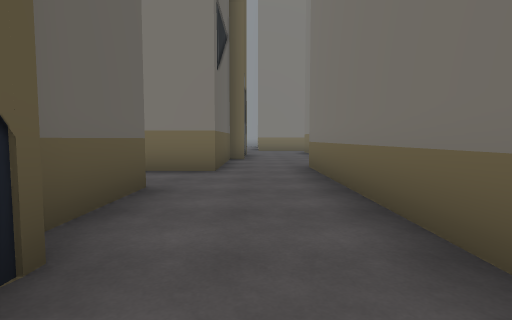
[1] (above)

21 first-person views from a walk through a Unity game level. The camera is 1.2 m above the floor, tilts 4° down and sees 80° across. The floor is counted in squares, 2 m on a side. Each view is taken from the middle of a square. On the plan, view 1 faces up. The plan holds only what a view shows up to about 9 squares ahead; the rest is blank. The place goes on beyond the plan. The player character is not drawn. Some animated figures are left out.

[2]
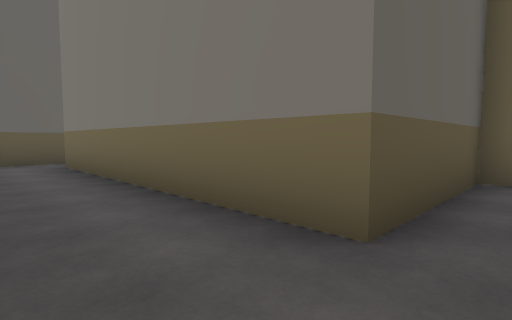

[3]
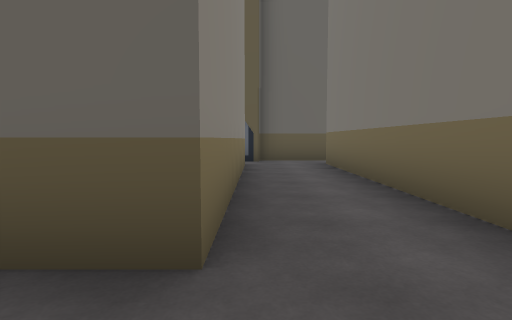

[4]
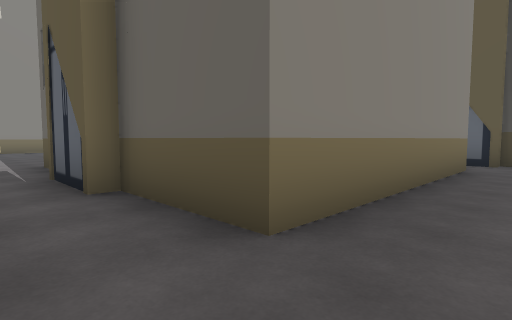

[5]
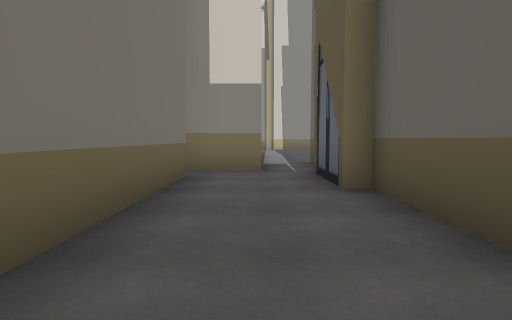

[6]
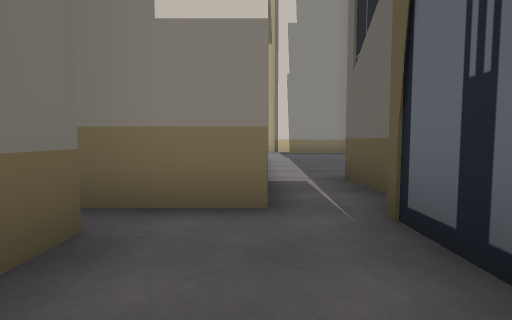

[7]
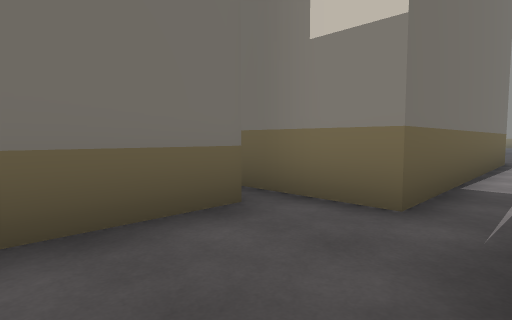

[8]
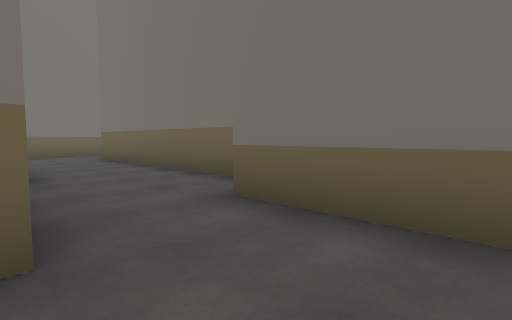

[9]
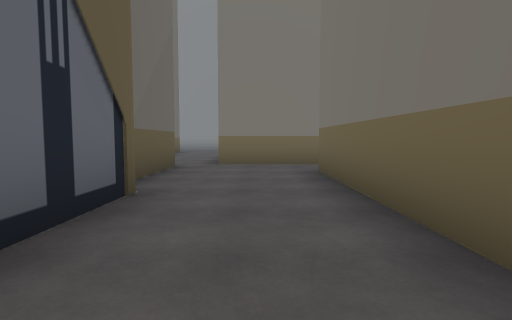

[10]
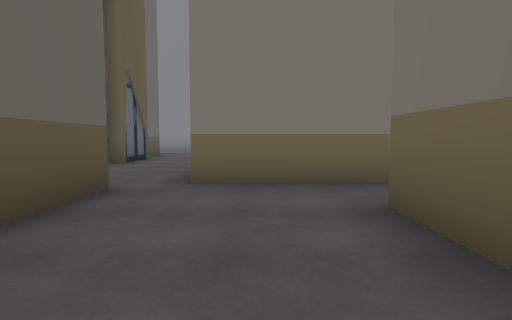

[11]
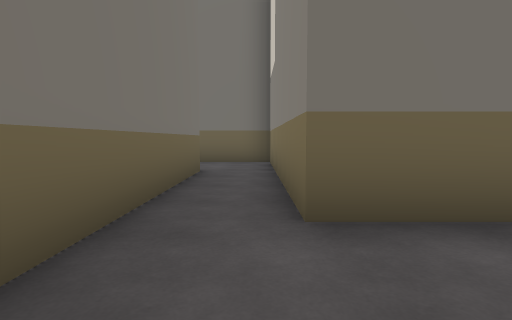

[12]
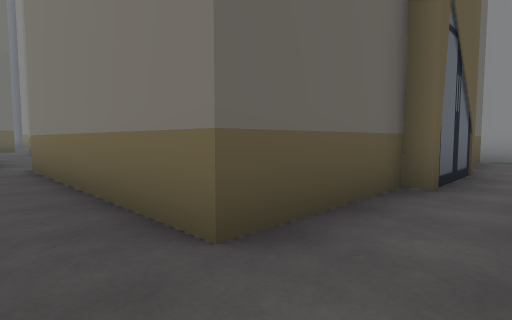

[13]
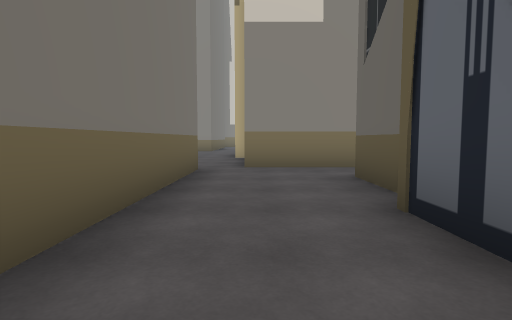

[14]
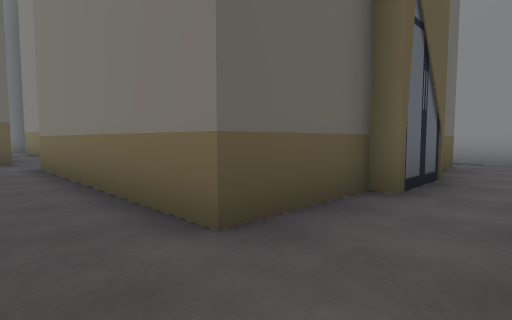

[15]
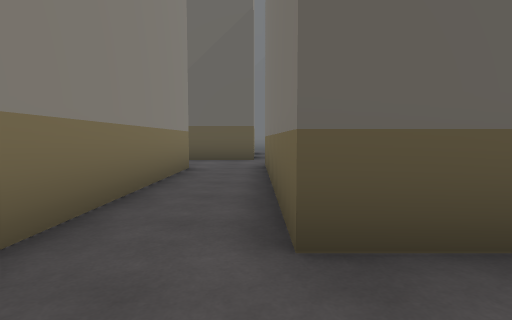

[16]
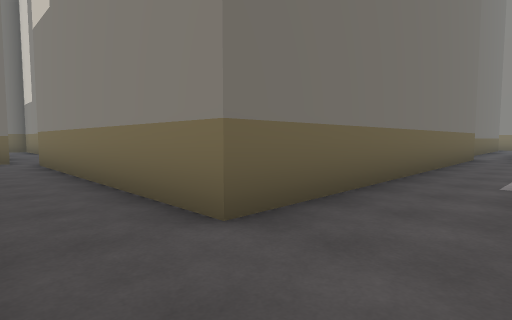

[17]
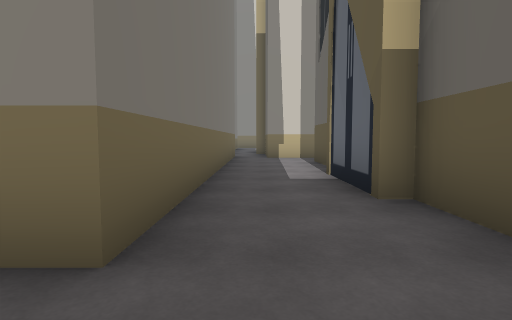

[18]
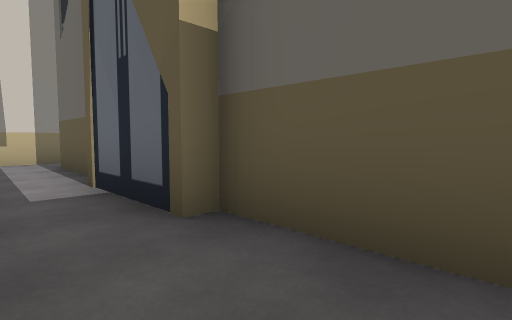

[19]
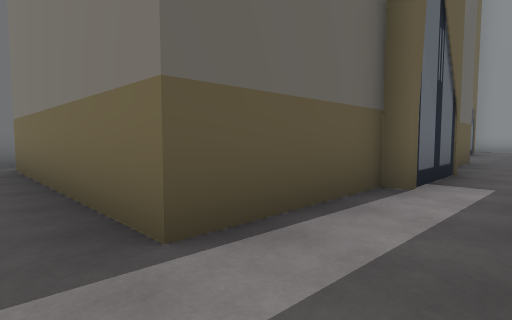

[20]
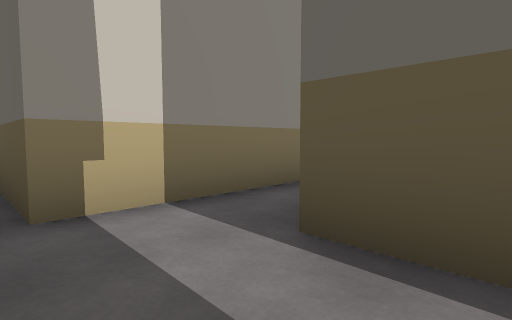

[21]
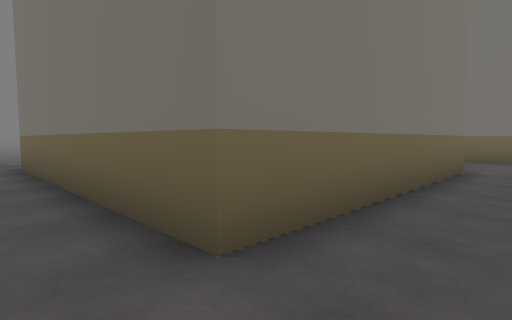

### Floor plan
Key: @ floor where view 1 was taken; . floor; O other object.
Columns run from 12 left of view 1 to 8 right of it. Each row starts with its distance up from view 1.
 21     O      .
 20    .O    O..O     O
 19    .O    O..O     O.
 18   ..O    O..O     O.
 17   ..OOOOOO..O    O..
 16   O.........O    O..
 15   O.........OOOOOO..O
 14   O..OOOOOOO........O
 13   O..O     O..OOOOOO
 12   O..O     O..O
 11   O..O     O..O
 10   O..O     O..O
  9   O..O     O..O
  8 OOO..O     O..O
  7 .....O     O...
  6  OOO.OOOOOOO.O
  5    O.........O
  4     O........O
  3      OOOOOO..O
  2           O..O
  1            O.O
  0            O@.O
 -1            OOOO
 -2            OO
 -3           O.O
 -4           ..O
 -5           ..O
 -6           ..O
 -7           ..O

Positions as (right, up) in squares from view 1, and headings:
1: (0, 0), facing up
2: (0, 4), facing up-left
3: (0, 4), facing left
4: (0, 5), facing down-left
5: (0, 5), facing down
6: (0, 2), facing down
7: (-1, 2), facing down-right
8: (-1, 4), facing up-right
9: (1, 8), facing up
10: (1, 11), facing up
11: (0, 14), facing right
12: (7, 14), facing up-left
13: (-1, 21), facing down
14: (-1, 15), facing up-left
15: (-1, 16), facing left
16: (-9, 16), facing down-right
17: (-8, 16), facing down
18: (-8, 15), facing down-left
19: (-8, 7), facing up-left
20: (-8, 9), facing down-left
21: (-9, 15), facing up-right
